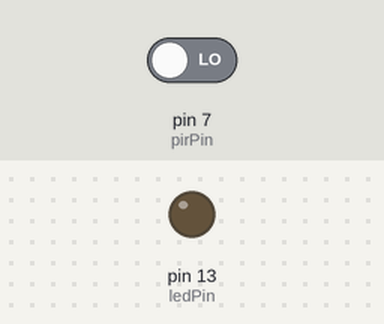
The sketch below on a simulated Arduino Uno, built with avr-gcc and run on an emulated ATmega328P. Parts: output pins drawn as LEDs (lit = HIGH). Inputs (shaded band) come from the test bench; at power-on: pin 7 (pirPin) LOW.

Above: at 1.2 s.
1.3 s: pin 7 (pirPin) driven HIGH
At 2.1 s:
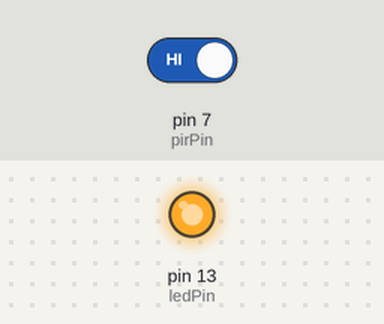
2.8 s: pin 7 (pirPin) driven LOW
At 3.2 s:
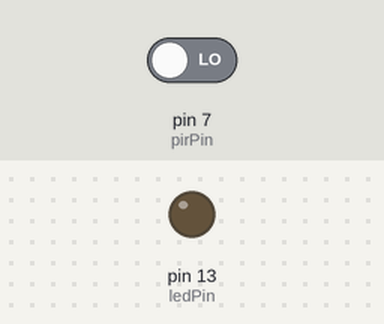
Timing chart, 0 to 5.8 s (numbered marks = the images above; inputs shaded):
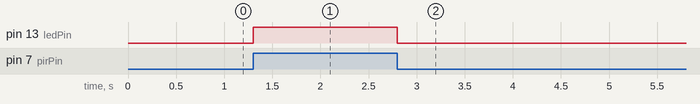

Measured:
- after the input at 1.3 s, pin 13 (ledPin): LOW → HIGH at once
- after the input at 2.8 s, pin 13 (ledPin): HIGH → LOW at once

The sketch:

Dvizhenie.ino
```cpp
int pirPin = 7;
int ledPin = 13;
int val = 0;

void setup() {
  pinMode(pirPin, INPUT);
  pinMode(ledPin, OUTPUT);
}

void loop(){
  val = digitalRead(pirPin);
  if (val == HIGH) {
    digitalWrite(ledPin, HIGH);
  }
 else {
    digitalWrite(ledPin, LOW);
  }
}
```
